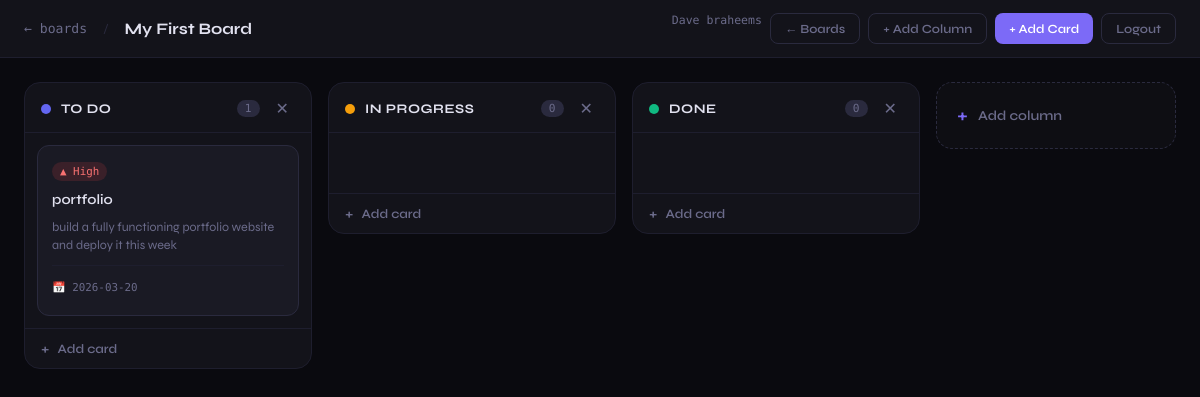
Screenshot of /board/1 (signed in) with the database file from the repository.
### tables this page shows
CREATE TABLE boards (
            id INTEGER PRIMARY KEY AUTOINCREMENT,
            user_id INTEGER NOT NULL,
            name TEXT NOT NULL,
            created_at TEXT DEFAULT (datetime('now')),
            FOREIGN KEY(user_id) REFERENCES users(id)
        );

CREATE TABLE columns (
            id INTEGER PRIMARY KEY AUTOINCREMENT,
            board_id INTEGER NOT NULL,
            name TEXT NOT NULL,
            color TEXT DEFAULT '#6366f1',
            position INTEGER DEFAULT 0,
            FOREIGN KEY(board_id) REFERENCES boards(id)
        );

CREATE TABLE cards (
            id INTEGER PRIMARY KEY AUTOINCREMENT,
            column_id INTEGER NOT NULL,
            title TEXT NOT NULL,
            description TEXT DEFAULT '',
            priority TEXT DEFAULT 'medium',
            due_date TEXT DEFAULT '',
            tags TEXT DEFAULT '[]',
            position INTEGER DEFAULT 0,
            created_at TEXT DEFAULT (datetime('now')),
            FOREIGN KEY(column_id) REFERENCES columns(id)
        );

### app.py (the view)
@app.route("/board/<int:board_id>")
@login_required
def board(board_id):
    conn = db()
    board = conn.execute("SELECT * FROM boards WHERE id=? AND user_id=?", (board_id, session["user_id"])).fetchone()
    if not board:
        return redirect(url_for("index"))
    cols = conn.execute("SELECT * FROM columns WHERE board_id=? ORDER BY position", (board_id,)).fetchall()
    data = []
    for col in cols:
        cards = conn.execute("SELECT * FROM cards WHERE column_id=? ORDER BY position", (col["id"],)).fetchall()
        data.append({"col": col, "cards": [dict(c) | {"tags": json.loads(c["tags"])} for c in cards]})
    conn.close()
    today = datetime.now().strftime("%Y-%m-%d")
    return render_template("board.html", board=board, data=data, today=today, username=session.get("username"))

### app.py (called while the page is built)
def db():
    conn = sqlite3.connect(DB)
    conn.row_factory = sqlite3.Row
    return conn

def login_required(f):
    @wraps(f)
    def decorated(*args, **kwargs):
        if "user_id" not in session:
            return redirect(url_for("login"))
        return f(*args, **kwargs)
    return decorated

### templates/board.html (shortened to what this page needs)
<!DOCTYPE html>
<html lang="en">
<head>
</head>
<body>
<header>
  <a href="/" class="back">← boards</a>
  <span class="sep">/</span>
  <span class="board-title" id="boardTitle">{{ board.name }}</span>
  <div class="header-actions">
    <span style="font-family:'Fira Code',monospace;font-size:0.72rem;color:var(--muted)">{{ username }}</span>
    <a href="/" style="color:var(--muted);text-decoration:none;font-size:0.78rem;padding:7px 14px;border:1px solid var(--border2);border-radius:8px;transition:all 0.18s" class="hbtn hbtn-ghost">← Boards</a>
    <button class="hbtn hbtn-ghost" onclick="showColModal()">+ Add Column</button>
    <button class="hbtn hbtn-accent" onclick="showCardModal(null)">+ Add Card</button>
    <a href="/logout" style="padding:7px 14px;border-radius:8px;font-family:'Syne',sans-serif;font-size:0.78rem;font-weight:600;color:var(--muted);border:1px solid var(--border2);text-decoration:none;transition:all 0.18s">Logout</a>
  </div>
</header>
<div class="board-wrap" id="boardWrap">
  {% for item in data %}
  {% set col = item.col %}
  {% set cards = item.cards %}
  <div class="column" data-col-id="{{ col.id }}">
    <div class="col-header">
      <span class="col-dot" style="background:{{ col.color }}"></span>
      <span class="col-name" contenteditable="true" onblur="renameColumn({{ col.id }}, this.textContent)">{{ col.name }}</span>
      <span class="col-count">{{ cards|length }}</span>
      <button class="col-menu-btn" onclick="deleteColumn({{ col.id }}, this)" title="Delete column">✕</button>
    </div>
    <div class="cards-list drop-zone" data-col-id="{{ col.id }}"
         ondragover="onDragOver(event)" ondragleave="onDragLeave(event)" ondrop="onDrop(event, {{ col.id }})">
      {% for card in cards %}
      <div class="card" draggable="true" data-card-id="{{ card.id }}" data-col-id="{{ col.id }}"
           ondragstart="onDragStart(event)" ondragend="onDragEnd(event)">
        <span class="card-priority p-{{ card.priority }}">
          {% if card.priority == 'high' %}▲ High{% elif card.priority == 'medium' %}◆ Medium{% else %}▼ Low{% endif %}
        </span>
        <div class="card-title">{{ card.title }}</div>
        {% if card.description %}
        <div class="card-desc">{{ card.description }}</div>
        {% endif %}
        <div class="card-footer">
          <span class="card-date {% if card.due_date and card.due_date < today %}overdue{% endif %}">
            {% if card.due_date %}📅 {{ card.due_date }}{% endif %}
          </span>
        </div>
      </div>
      {% endfor %}
    </div>
    <button class="add-card-btn" onclick="showCardModal({{ col.id }})">
      <span style="font-size:1rem">+</span> Add card
    </button>
  </div>
  {% endfor %}
  <button class="add-col-btn" onclick="showColModal()">
    <span style="font-size:1.3rem;color:var(--accent)">+</span>
    Add column
  </button>
</div>
</body>
</html>

### templates/board.html (style rules this page uses)
* { margin:0;padding:0;box-sizing:border-box }
:root { --bg:#0a0a0f; --surface:#13131a; --surface2:#1a1a24; --border:#1e1e2e; --border2:#2a2a3e; --text:#e2e2f0; --muted:#6b6b8a; --accent:#7c6af7; }
html,body { height:100%;overflow:hidden }
body { background:var(--bg);color:var(--text);font-family:'Syne',sans-serif;display:flex;flex-direction:column }
header { flex-shrink:0; padding:0 24px;height:58px; display:flex;align-items:center;gap:16px; border-bottom:1px solid var(--border); background:var(--surface); }
.back { color:var(--muted);text-decoration:none;font-size:0.82rem;font-family:'Fira Code',monospace;transition:color 0.2s }
.sep { color:var(--border2);font-size:0.8rem }
.board-title { font-size:1rem;font-weight:700 }
.header-actions { margin-left:auto;display:flex;gap:8px }
.hbtn { padding:7px 14px;border-radius:8px;font-family:'Syne',sans-serif; font-size:0.78rem;font-weight:600;cursor:pointer;border:none;transition:all 0.18s; }
.hbtn-ghost { background:none;color:var(--muted);border:1px solid var(--border2) }
.hbtn-accent { background:var(--accent);color:white }
.board-wrap { flex:1;overflow-x:auto;overflow-y:hidden;padding:24px;display:flex;gap:16px;align-items:flex-start }
.column { flex-shrink:0;width:288px; display:flex;flex-direction:column; background:var(--surface);border:1px solid var(--border); border-radius:16px;overflow:hidden;max-height:calc(100vh - 106px); }
.col-header { padding:14px 16px 12px; display:flex;align-items:center;gap:10px; border-bottom:1px solid var(--border); flex-shrink:0; }
.col-dot { width:10px;height:10px;border-radius:50%;flex-shrink:0 }
.col-name { font-size:0.82rem;font-weight:700;letter-spacing:0.04em;text-transform:uppercase;flex:1 }
.col-count { background:var(--border2);color:var(--muted); font-family:'Fira Code',monospace;font-size:0.7rem; padding:2px 8px;border-radius:100px; }
.col-menu-btn { background:none;border:none;color:var(--muted);cursor:pointer;font-size:1rem;padding:2px 6px;border-radius:4px;transition:color 0.18s }
.cards-list { flex:1;overflow-y:auto;padding:10px; display:flex;flex-direction:column;gap:8px; scrollbar-width:thin;scrollbar-color:var(--border2) transparent; }
.drop-zone { min-height:60px;border-radius:10px; border:2px dashed transparent; transition:border-color 0.18s,background 0.18s; }
.card { background:var(--surface2);border:1px solid var(--border2); border-radius:12px;padding:14px;cursor:grab; transition:border-color 0.2s,transform 0.15s,box-shadow 0.2s; position:relative; animation:slideIn 0.25s ease; }
.card-priority { display:inline-flex;align-items:center;gap:5px; font-family:'Fira Code',monospace;font-size:0.68rem; padding:3px 8px;border-radius:100px;margin-bottom:9px; }
.p-high { background:rgba(239,68,68,0.15);color:#f87171 }
.card-title { font-size:0.88rem;font-weight:600;line-height:1.4;margin-bottom:8px }
.card-desc { font-size:0.78rem;color:var(--muted);line-height:1.5;margin-bottom:10px; display:-webkit-box;-webkit-line-clamp:2;-webkit-box-orient:vertical;overflow:hidden }
.card-footer { display:flex;align-items:center;justify-content:space-between;padding-top:8px;border-top:1px solid var(--border) }
.card-date { font-family:'Fira Code',monospace;font-size:0.68rem;color:var(--muted);display:flex;align-items:center;gap:4px }
.add-card-btn { flex-shrink:0; display:flex;align-items:center;gap:8px; padding:10px 16px; background:none;border:none;border-top:1px solid var(--border); color:var(--muted);cursor:pointer;font-family:'Syne',sans-serif;font-size:0.8rem;font-weight:600; width:100%;text-align:left;transition:color 0.18s,background 0.18s; }
.add-col-btn { flex-shrink:0;width:240px; display:flex;align-items:center;gap:10px; background:rgba(255,255,255,0.02); border:1.5px dashed var(--border2); border-radius:16px;padding:20px; color:var(--muted);cursor:pointer;font-family:'Syne',sans-serif;font-size:0.85rem;font-weight:600; height:fit-content;transition:border-color 0.2s,color 0.2s; }

### rows the page displays
boards: name "My First Board"
columns: name "TO DO"
cards: priority "▲ High", title "portfolio", description "build a fully functioning portfolio website and deploy it this week", due_date "2026-03-20"
columns: name "IN PROGRESS"
columns: name "DONE"

### other values shown
{{ username }} "Dave braheems"
{{ cards|length }} "1" "0" "0"
